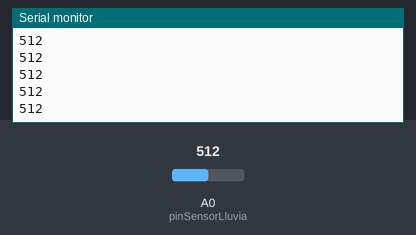
Simulated run of this sketch. Board: Arduino Uno, built with avr-gcc and run on an emulated ATmega328P. On the bench: the last lines printed to the serial monitor. The inputs (shaded band) are chosen by the test bench; at power-on: A0 (pinSensorLluvia) = 512.

Above: at 1.2 s.
1.3 s: A0 (pinSensorLluvia) set to 716
At 1.8 s:
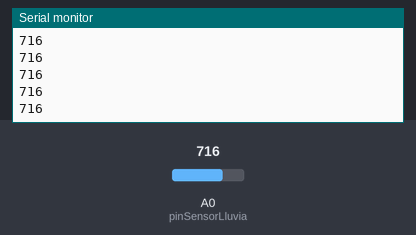
2.8 s: A0 (pinSensorLluvia) set to 900
At 3.8 s:
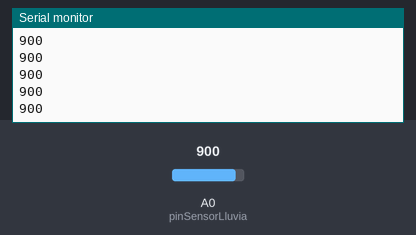
Timing chart, 0 to 5.8 s (numbered marks = the images above; inputs shaded):
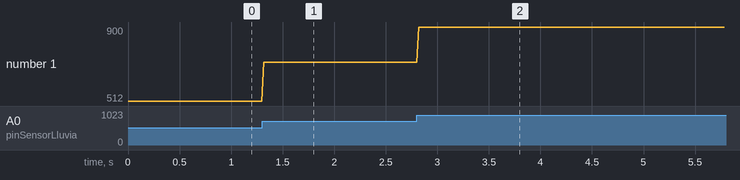

The sketch:

SensorLluvia.ino
```cpp
/* Kit Bricogeek
*
* conexion Sensor de Lluvia
*
* by @javacasm
 */

#define pinSensorLluvia A0

void setup() {
  Serial.begin(9600);
}

void loop() {

  int valor=analogRead(pinSensorLluvia);
  Serial.println(valor);
  delay(20);

}
```

Measured:
- after the input at 1.3 s, the serial monitor: prints a new line at once (image 1)
- after the input at 2.8 s, the serial monitor: prints a new line at once (image 2)
- plotted number 1: 512 → 716 after the input at 1.3 s, 716 → 900 after the input at 2.8 s
